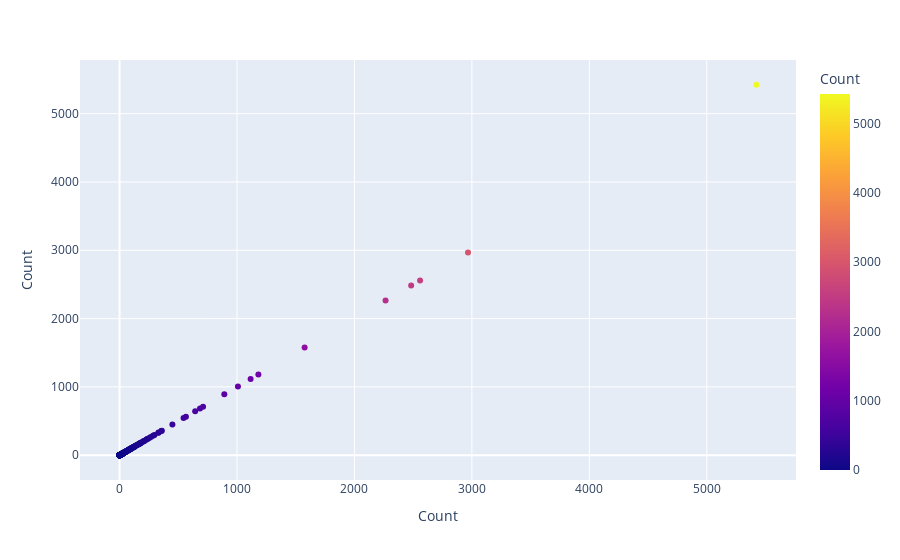

Notebook code for this chart:
### Code cell
fig2 = px.scatter(df1, x='Count', y='Count', color='Count')
fig2.show()

### Figure 1 — Plotly figure (JSON) as saved in the notebook; plotly's stock layout.template omitted (floating-point values rounded to 4 significant figures; data arrays with more than 128 entries replaced by an {"elided": "..."} marker saying what was removed)
{"data": [{"hovertemplate": "Count=%{marker.color}<extra></extra>", "legendgroup": "", "marker": {"color": {"elided": "516 int values"}, "coloraxis": "coloraxis", "symbol": "circle"}, "mode": "markers", "name": "", "orientation": "v", "showlegend": false, "x": {"elided": "516 int values"}, "xaxis": "x", "y": {"elided": "516 int values"}, "yaxis": "y", "type": "scatter"}], "layout": {"xaxis": {"anchor": "y", "domain": [0, 1], "title": {"text": "Count"}}, "yaxis": {"anchor": "x", "domain": [0, 1], "title": {"text": "Count"}}, "coloraxis": {"colorbar": {"title": {"text": "Count"}}, "colorscale": [[0, "#0d0887"], [0.1111, "#46039f"], [0.2222, "#7201a8"], [0.3333, "#9c179e"], [0.4444, "#bd3786"], [0.5556, "#d8576b"], [0.6667, "#ed7953"], [0.7778, "#fb9f3a"], [0.8889, "#fdca26"], [1, "#f0f921"]]}, "legend": {"tracegroupgap": 0}, "margin": {"t": 60}}}
